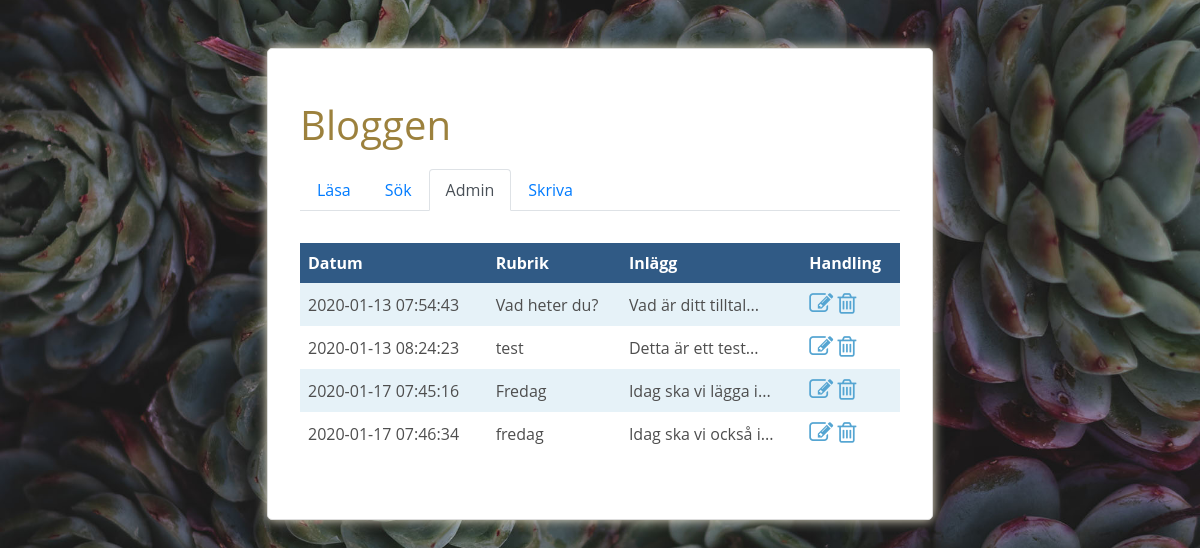
/labb-9/admin/admin.php, run on the app's committed database.
### tables this page shows
CREATE TABLE `blogg` (
  `ID` int(4) NOT NULL,
  `Datum` timestamp NOT NULL DEFAULT CURRENT_TIMESTAMP,
  `Rubrik` varchar(50) NOT NULL,
  `Inlagg` text NOT NULL
);

### labb-9/admin/admin.php (the view, shortened to what this page needs)
<!DOCTYPE html>
<html lang="sv">
<head>
    <link rel="stylesheet" href="https://cdnjs.cloudflare.com/ajax/libs/font-awesome/4.7.0/css/font-awesome.min.css">
    <link rel="stylesheet" href="https://stackpath.bootstrapcdn.com/bootstrap/4.3.1/css/bootstrap.min.css">
    <link rel="stylesheet" href="../style.css">
</head>
<body>
    <div class="kontainer">
        <h1>Bloggen</h1>
        <ul class="nav nav-tabs">
            <li class="nav-item">
                <a class="nav-link" href="../lasa.php">Läsa</a>
            </li>
            <li class="nav-item">
                <a class="nav-link" href="../sok.php">Sök</a>
            </li>
            <li class="nav-item">
                <a class="nav-link active" href="./admin.php">Admin</a>
            </li>
            <li class="nav-item">
                <a class="nav-link" href="./skriva.php">Skriva</a>
            </li>
        </ul>
        <?php
            $conn = new mysqli($host, $användare, $lösenord, $databas);
            $sql = "SELECT * FROM blogg";
            $resultat = $conn->query($sql);
            echo "<table>";
            echo "<tr><th>Datum</th><th>Rubrik</th><th>Inlägg</th><th>Handling</th></tr>";
            while ($rad = $resultat->fetch_assoc()) {
                $rest = substr($rad[Inlagg], 0, 20);
                echo "<tr><td>$rad[Datum]</td><td>$rad[Rubrik]</td><td>$rest...</td><td><a href=\"edit.php?id=$rad[ID]\"><i style=\"font-size:24px\" class=\"fa\">&#xf044;</i></a> <a href=\"radera.php?id=$rad[ID]\"><i style=\"font-size:24px\" class=\"fa\">&#xf014;</i></a>
                </td></tr>";
            }
        ?>
    </div>
</body>
</html>

### labb-9/style.css (style rules this page uses)
*, *:before, *:after { box-sizing: inherit; }
body, h1, h2, h3, h4, h5, h6, p, ul { margin: 0; padding: 0; }
body { background-image: url(./bilder/damiano-baschiera-8utUgdTsL8A-unsplash.jpg); background-position: center; background-size: cover; background-repeat: no-repeat; }
.kontainer { width: 600px; padding: 2em; margin: 3em auto; background: #fff; border-radius: 5px; font-family: 'Open Sans', sans-serif; border: 1px solid #ddd; box-shadow: 0 0 12px #f0e9d1; color: #4e4e4e; }
h1, h2, h3 { color: #9c813d; }
h1, h2, h3, p { margin: 0.5em 0; }
table { width: 100%; border-collapse: collapse; margin: 2em 0; }
th, td { padding: 0.5em; text-align: left; }
th { background: #305A85; color: #FFF; }
tr:nth-child(even) { background: #E6F2F8; }
tr:nth-child(odd) { background: #FFF; }
table .fa { color: #55a5d2; }

### data on the page
blogg: Datum "2020-01-13 07:54:43", Rubrik "Vad heter du?", Inlagg "Vad är ditt tilltal"
blogg: Datum "2020-01-13 08:24:23", Rubrik "test", Inlagg "Detta är ett test"
blogg: Datum "2020-01-17 07:45:16", Rubrik "Fredag", Inlagg "Idag ska vi lägga i"
blogg: Datum "2020-01-17 07:46:34", Rubrik "fredag", Inlagg "Idag ska vi också i"
